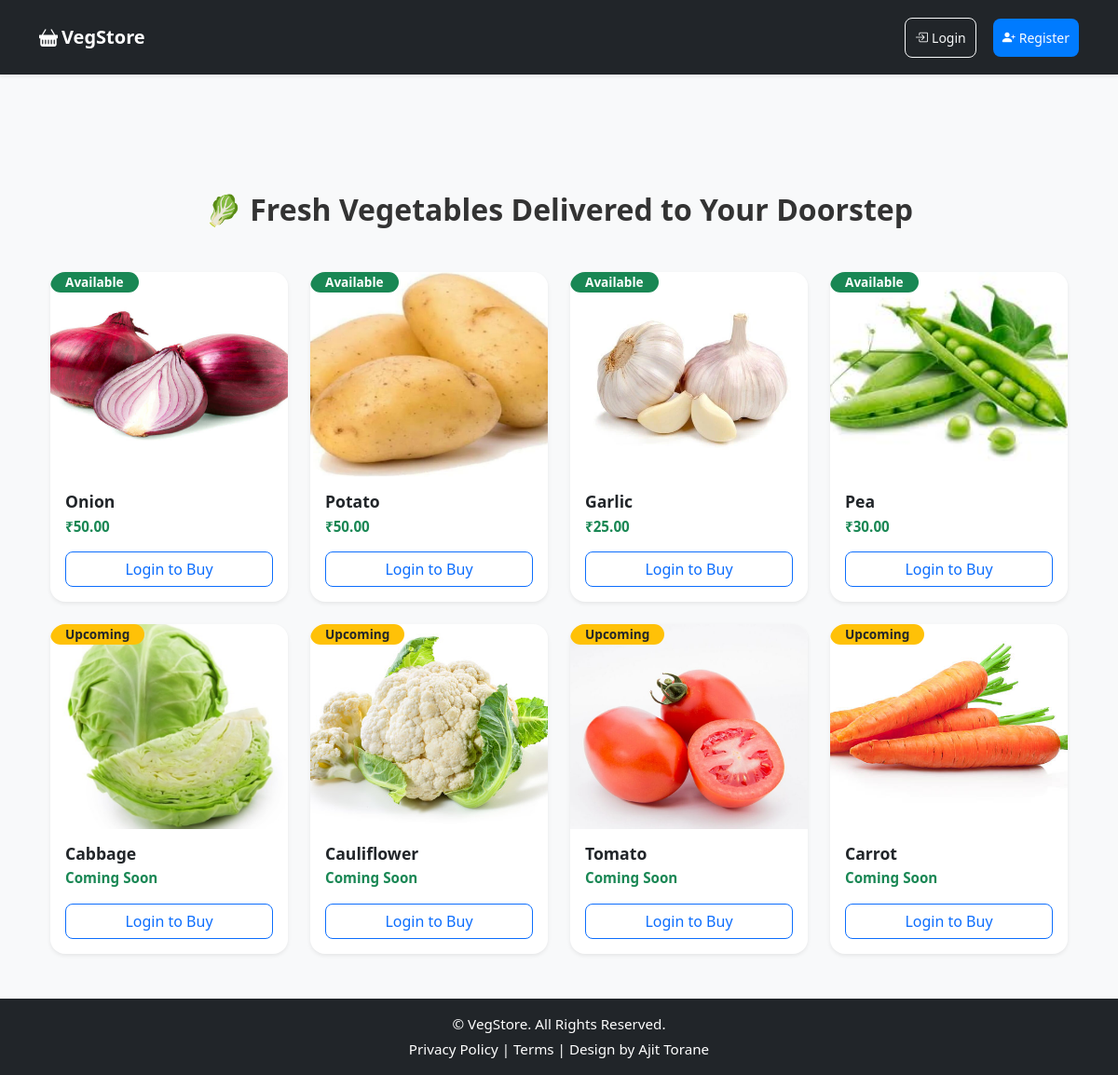
The page / on the database its author committed.
### app.py (models this page shows)
class Product(db.Model):
    id = db.Column(db.Integer, primary_key=True)
    name = db.Column(db.String(150), nullable=False)
    price = db.Column(db.Float, nullable=False)
    image = db.Column(db.String(150), nullable=False)
    status = db.Column(db.String(20), nullable=False, default='available')  # available / upcoming

### app.py (the view)
@app.route('/')
def index():
    products = Product.query.all()
    return render_template('index.html', products=products)

### app.py (called while the page is built)
@app.context_processor
def inject_cart_count():
    if current_user.is_authenticated and not current_user.is_admin:
        count = Order.query.filter_by(user_id=current_user.id).count()
    else:
        count = 0
    return dict(cart_count=count)

### templates/index.html (shortened to what this page needs)
{% extends 'base.html' %}
{% block content %}
<link rel="stylesheet" href="{{ url_for('static', filename='css/style.css') }}">
<div class="container mt-5">
  <h2 class="mb-5 fw-bold text-center">
    🥬 Fresh Vegetables Delivered to Your Doorstep
  </h2>
  <div class="row g-4">
    {% for product in products %}
    <div class="col-lg-3 col-md-4 col-sm-6">
      <div class="card h-100 shadow-sm border-0 rounded-4 overflow-hidden position-relative hover-scale">
        <img src="{{ url_for('static', filename='images/' ~ product.image) }}"
             class="card-img-top"
             alt="{{ product.name }}"
             style="height:220px; object-fit:cover; transition: transform 0.3s;">
        {% if product.status == 'available' %}
        <span class="badge position-absolute top-2 start-2 bg-success text-white px-3 py-1 rounded-pill">
          Available
        </span>
        {% else %}
        <span class="badge position-absolute top-2 start-2 bg-warning text-dark px-3 py-1 rounded-pill">
          Upcoming
        </span>
        {% endif %}
        <div class="card-body d-flex flex-column">
          <h5 class="fw-semibold mb-1">{{ product.name }}</h5>
          <p class="text-success fw-bold mb-3">
            {% if product.status == 'available' %}
              ₹{{ "%.2f"|format(product.price) }}
            {% else %}
              Coming Soon
            {% endif %}
          </p>
          {% if current_user.is_authenticated %}
            {% if product.status == 'available' %}
            <form action="{{ url_for('add_to_cart', id=product.id) }}" method="POST" class="mt-auto">
             <button type="submit"
        class="btn btn-primary w-100 btn-hover add-to-cart-btn"
        data-product-id="{{ product.id }}">
  🛒 Add to Cart
</button>
            </form>
            {% else %}
            <button class="btn btn-secondary w-100 mt-auto" disabled>Coming Soon</button>
            {% endif %}
          {% else %}
            <a href="{{ url_for('login') }}" class="btn btn-outline-primary w-100 mt-auto">Login to Buy</a>
          {% endif %}
        </div>
      </div>
    </div>
    {% endfor %}
  </div>
</div>
{% endblock %}

### static/css/style.css (style rules this page uses)
* { box-sizing: border-box; }
body { font-family: 'Segoe UI', Tahoma, Geneva, Verdana, sans-serif; background-color: #f8f9fa; color: #333; margin: 0; padding: 0; min-height: 100vh; display: flex; flex-direction: column; }
.card { border-radius: 14px; overflow: hidden; background: #fff; box-shadow: 0 3px 8px rgba(0, 0, 0, 0.1); transition: transform 0.3s ease, box-shadow 0.3s ease; }
.card img { height: 180px; width: 100%; object-fit: cover; transition: transform 0.4s ease; }
.card-body { padding: 16px; }
.card-body h5 { font-size: 1.1rem; margin-bottom: 6px; font-weight: 600; }
.card-body p { font-size: 0.95rem; color: #555; }
.btn { border-radius: 8px; font-weight: 500; }
.badge { font-size: 0.85rem; padding: 6px 10px; font-weight: 600; border-radius: 6px; }
.hover-scale img { transition: transform 0.3s ease; }

### templates/base.html (style rules this page uses)
body { min-height: 100vh; display: flex; flex-direction: column; }

### rows shown on the page
Product: image (picture), status "Available", name "Onion", price "50.00"
Product: image (picture), status "Available", name "Potato", price "50.00"
Product: image (picture), status "Available", name "Garlic", price "25.00"
Product: image (picture), status "Available", name "Pea", price "30.00"
Product: image (picture), status "Upcoming", name "Cabbage"
Product: image (picture), status "Upcoming", name "Cauliflower"
Product: image (picture), status "Upcoming", name "Tomato"
Product: image (picture), status "Upcoming", name "Carrot"
